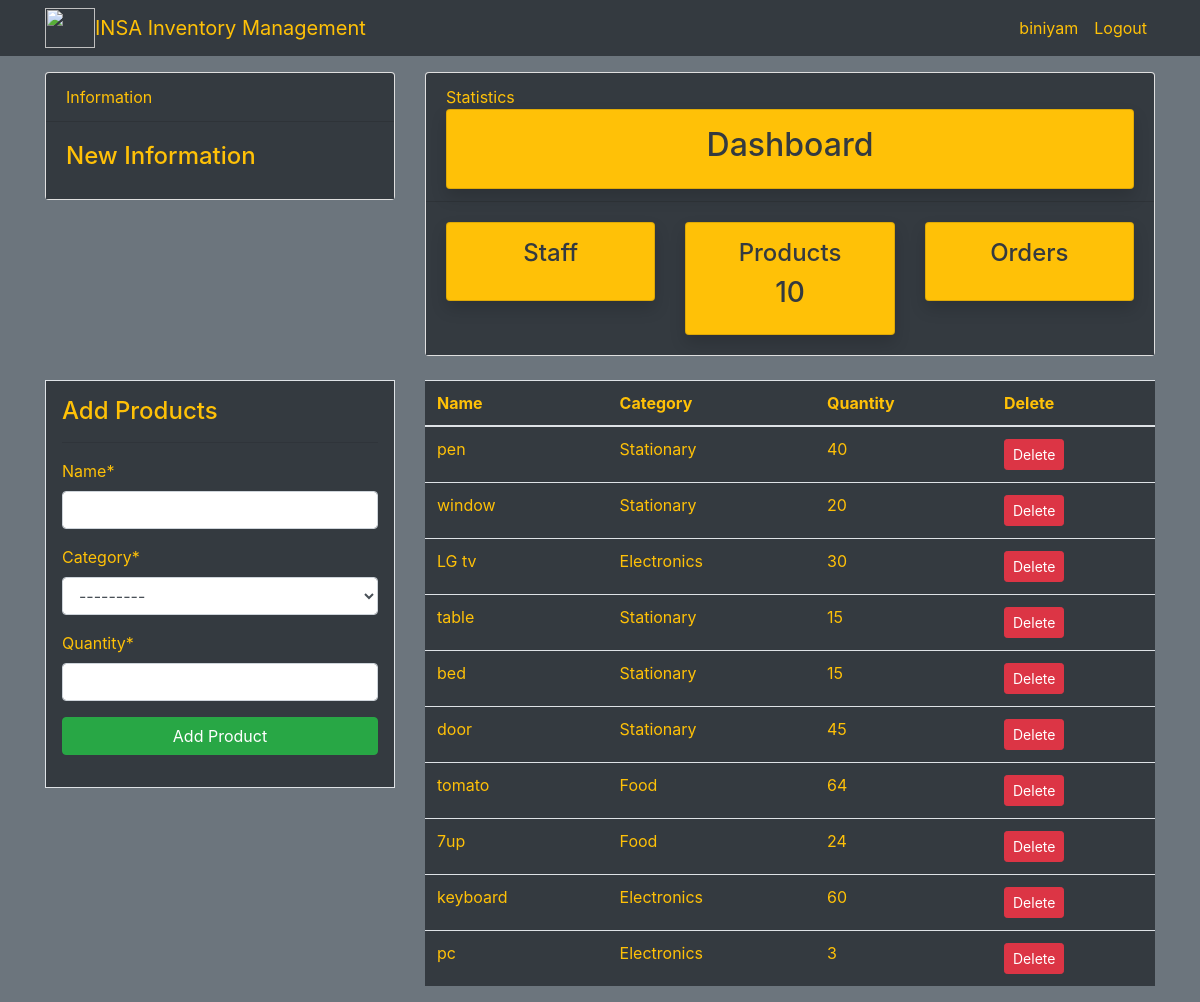
/products/ (signed in), run on the app's committed database.
### dashboard/models.py (models this page shows, shortened)
class Product(models.Model):
    name = models.CharField(max_length=100,null=True)
    category = models.CharField(max_length=20,choices=CATEGORY ,null=True)
    quantity = models.PositiveIntegerField(null=True)
    class Meta:
        verbose_name_plural = 'Product'

### dashboard/views.py (the view)
# urls.py: path('products/',views.products, name='dashboard-products'),
@login_required
def products(request):
    items = Product.objects.all()
    products_count = items.count()
    if request.method == 'POST':
        form = ProductForm(request.POST)
        if form.is_valid():
            form.save()
            product_name = form.cleaned_data.get('name')
            messages.warning(request,f'{product_name} has been added ')
            return redirect('dashboard-products')
    else:
        form =ProductForm()
    context = {
        'items':items,
        'form':form,
        'products_count':products_count,
    }
    return render(request,'dashboard/products.html',context)

### dashboard/forms.py
class ProductForm(forms.ModelForm):
    class Meta:
        model = Product
        fields =['name','category','quantity']

### templates/dashboard/products.html (shortened to what this page needs)
<div class="bg-secondary " >
{% extends 'partials/base.html' %}
{% load crispy_forms_tags %}
{% block content %}
{% include 'partials/topnav.html' %}
    <div class="container">
        <div class="row mt-4">
            <div class="col-md-4">
                <div class="border bg-dark text-warning p-3">
                    <h4>Add Products</h4>
                    <hr>
                    <form method="POST">
                        {{form|crispy}}
                        <input class="btn btn-success btn-block" type="submit" value="Add Product">
                    </form>
                </div>
            </div>
            <div class="col-md-8">
                <table class="table bg-dark text-warning">
                    <thead class="bg-dark">
                        <tr class="text-warning">
                            <th scope="col">Name</th>
                            <th scope="col">Category</th>
                            <th scope="col">Quantity</th>
                            <th scope="col">Delete</th>
                        </tr>
                    </thead>
                    <tbody>
                        {% for item in items %}
                        <tr>
                            <td><a class="text-warning" href="{% url 'dashboard-product-update' item.id %}">{{item.name}}</a></td>
                            <td>{{item.category}}</td>
                            <td>{{item.quantity}}</td>
                            <td>
                                <a class="btn btn-danger btn-sm" href="{% url 'dashboard-product-delete' item.id %}">Delete</a>
                            </td>
                        </tr>
                        {% endfor %}
                    </tbody>
                </table>
            </div>
        </div>
    </div>
{% endblock %}

### templates/partials/nav.html (shortened to what this page needs)
<nav class="navbar navbar-expand-lg navbar-dark bg-dark fixed-top">
    <div class="container">
      <img   src="/media/insa.jpg" style="width:50px;height:40px; " alt="">
    <a class="navbar-brand text-warning" href="{% url 'dashboard-index' %}">
      INSA Inventory Management </a>
    <div class="collapse navbar-collapse" id="navbarSupportedContent">
      <ul class="navbar-nav ml-auto">
      {% if user.is_authenticated %}
        <li class="nav-item active">
          <a class="nav-link  text-warning" href="{% url 'user-profile' %}">{{user.username}} <span class="sr-only">(current)</span></a>
        </li>
        <li class="nav-item">
          <a class="nav-link  text-warning" href="{% url 'user-logout' %}">Logout</a>
        </li>
       {% endif %}
      </ul>
    </div>
</div>
  </nav>
  <br><br>

### data on the page
Product: name "pen", category "Stationary", quantity "40"
Product: name "window", category "Stationary", quantity "20"
Product: name "LG tv", category "Electronics", quantity "30"
Product: name "table", category "Stationary", quantity "15"
Product: name "bed", category "Stationary", quantity "15"
Product: name "door", category "Stationary", quantity "45"
Product: name "tomato", category "Food", quantity "64"
Product: name "7up", category "Food", quantity "24"
Product: name "keyboard", category "Electronics", quantity "60"
Product: name "pc", category "Electronics", quantity "3"

### other printed values
{{ user.username }} "biniyam"
{{ products_count }} "10"
